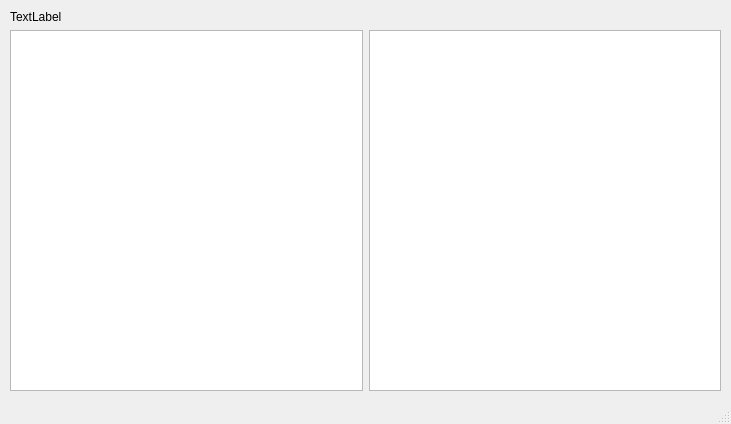
<?xml version="1.0" encoding="UTF-8"?>
<ui version="4.0">
 <class>BattleWindow</class>
 <widget class="QMainWindow" name="BattleWindow">
  <property name="geometry">
   <rect>
    <x>0</x>
    <y>0</y>
    <width>731</width>
    <height>424</height>
   </rect>
  </property>
  <property name="windowTitle">
   <string>MainWindow</string>
  </property>
  <widget class="QWidget" name="centralwidget">
   <widget class="QWidget" name="verticalLayoutWidget">
    <property name="geometry">
     <rect>
      <x>10</x>
      <y>10</y>
      <width>711</width>
      <height>381</height>
     </rect>
    </property>
    <layout class="QVBoxLayout" name="verticalLayout">
     <item>
      <widget class="QLabel" name="labelTurnStatus">
       <property name="text">
        <string>TextLabel</string>
       </property>
      </widget>
     </item>
     <item>
      <layout class="QHBoxLayout" name="horizontalLayout">
       <item>
        <widget class="QGraphicsView" name="playerView"/>
       </item>
       <item>
        <widget class="QGraphicsView" name="enemyView"/>
       </item>
      </layout>
     </item>
    </layout>
   </widget>
  </widget>
  <widget class="QMenuBar" name="menubar">
   <property name="geometry">
    <rect>
     <x>0</x>
     <y>0</y>
     <width>731</width>
     <height>21</height>
    </rect>
   </property>
  </widget>
  <widget class="QStatusBar" name="statusbar"/>
 </widget>
 <resources/>
 <connections/>
</ui>
